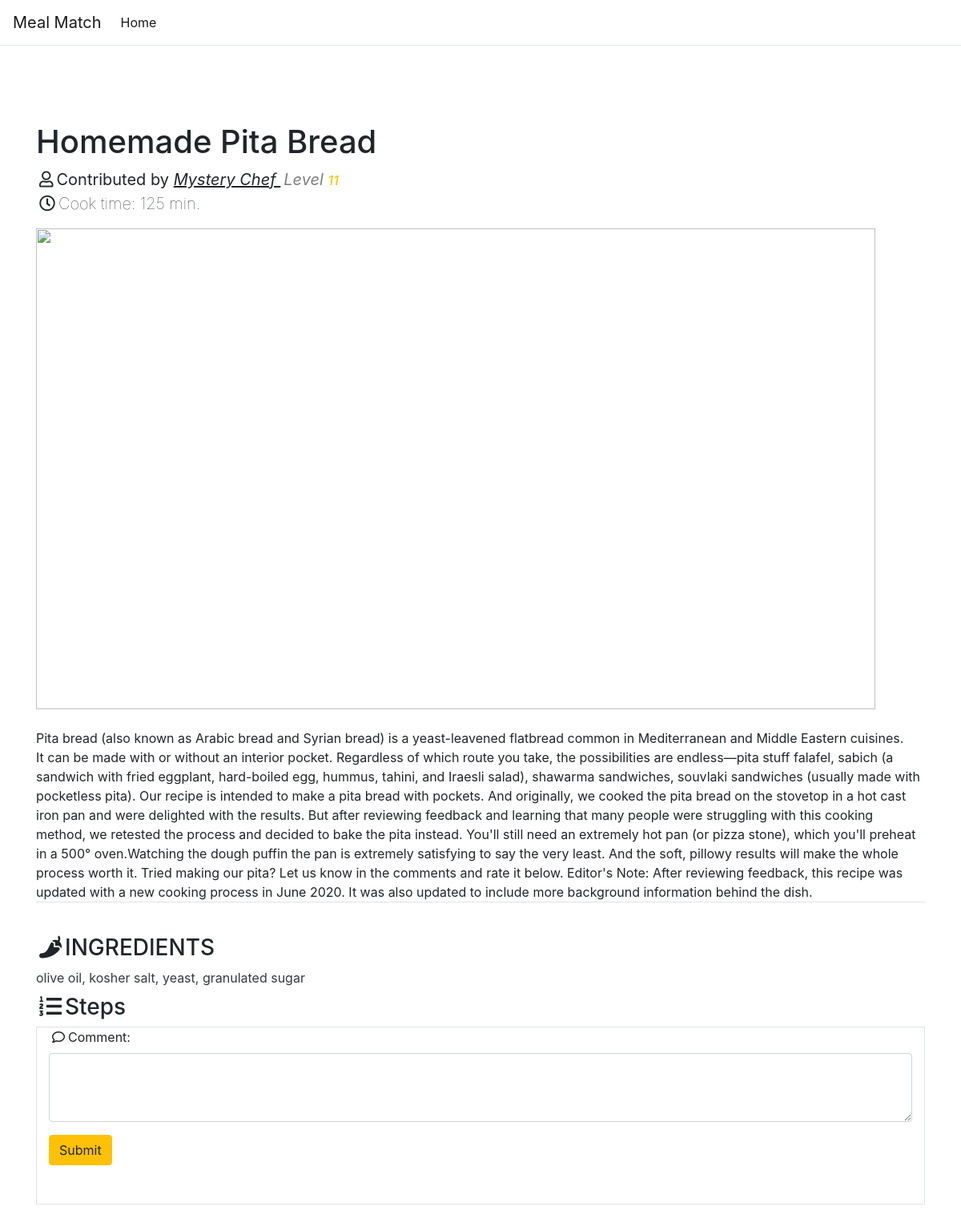
The app's page /recipe/8 with its own data.
### Entities/recipe.py (models this page shows)
class Recipe(db.Model):
    __tablename__ = 'recipes'
    id = db.Column('id', db.Integer, primary_key=True)
    title = db.Column('title', db.String)
    img_link = db.Column('img_link', db.String)
    steps = db.Column('steps', db.String)
    update_time = db.Column('update_time', db.DateTime)
    like = db.Column('like', db.Integer, default=0)
    author = db.Column('author', db.Integer)
    cook_time = db.Column('cook_time', db.Integer)
    describe = db.Column('describe', db.String)
    img_type = db.Column('img_type', db.String)

### Entities/user.py (models this page shows)
class User(db.Model):
    __tablename__ = 'users'
    id = db.Column('id', db.Integer, primary_key=True, autoincrement=True)
    username = db.Column('username', db.String)
    password = db.Column('password', db.String)
    email = db.Column('email', db.String)
    exp = db.Column('exp', db.Integer, default=0)
    visit_time = db.Column('visit_time', db.DateTime)
    max_exp = db.Column('max_exp', db.Integer, default=0)

### Service/Recipe/__init__.py (the view)
@recipe_bp.route('/recipe/<rec_id>', methods=['GET'])
def rec_detail(rec_id):
    dish = Recipe.query.filter_by(id=rec_id).first()
    if not dish:
        return {'res': False}, 404
    author = User.query.filter_by(id=dish.author).first()
    ing_res = []
    ing_ids = RecIng.query.filter_by(recipe=dish.id).all()
    if ing_ids:
        ingredients = Ingredient.query.filter(Ingredient.id.in_([ing.ingredient for ing in ing_ids])).all()
        if ingredients:
            ing_res = [ing.name for ing in ingredients]
    img_link = dish.img_link.split('?')[0]
    if dish.img_type != 'link':
        img_link = '/' + img_link
    data = {
        'user_id': session.get('id'),
        'recipe_id': dish.id,
        'author': author.username,
        'lv': author.exp//100 + 1,
        'title': dish.title,
        'time': dish.cook_time,
        'img_link': img_link,
        'describe': dish.describe,
        'steps': dish.steps,
        'ingredients': ', '.join(ing_res),
    }
    return render_template('dish.html', **data)

### UI/Templates/dish.html (shortened to what this page needs)
<!doctype html>
<html lang="ZH">
<head>
    <link rel="stylesheet" href="../../Static/css/bootstrap.min.css">
    <link rel="stylesheet" href="../../Static/css/all.min.css">
</head>
<body>
<nav class="navbar navbar-expand-lg navbar-light border-bottom" >
    <a class="navbar-brand" href="/">Meal Match</a>
    <div class="collapse navbar-collapse" id="navbarSupportedContent">
        <ul class="navbar-nav mr-auto">
            <li class="nav-item active">
                <a class="nav-link" href="/">Home <span class="sr-only">(current)</span></a>
            </li>
        </ul>
    </div>
</nav>
<br>
<br>
<br>
<br>
<div class="container">
    <blockquote class="blockquote">
        <p class="h1">{{title}}</p>
        <i class="far fa-user mx-1"></i>Contributed by <cite title="Source Title"><u>{{ author }} <a class="mx-1 text-black-50 d-inline-block">  Level <small class="text-warning border-warning h6">{{lv}}</small></a></u></cite>
        <p class="font-weight-lighter"><i class="far fa-clock mx-1"></i>Cook time: {{hour}}{{time}} min.</p>
    </blockquote>
    <img src="{{img_link}}" width="1048px" height="600px">
    <br>
    <br>
    <p class="text-body border-bottom mb-3">{{describe}}</p>
    <br>
            <div class="h3"><i class="fas fa-pepper-hot mx-1"></i>INGREDIENTS</div>
            <p class="mb-2 text-dark">
                {{ingredients}}
            </p>
            <div class="h3"><i class="fas fa-list-ol mx-1"></i>Steps</div>
    <div class="container border mt-2">
        <div class="form-group">
            <label for="comment"><i class="far fa-comment mx-1"></i>Comment:</label>
            <textarea class="form-control" id="comment" rows="3"></textarea>
        </div>
        <button type="button" class="btn btn-warning" id="submit">Submit</button>
            <br>
            <br>
            <br>
    </div>
</div>
<br>
<br>
<br>
</body>
</html>

### records on screen
Recipe: title "Homemade Pita Bread", describe "Pita bread (also known as Arabic bread and Syrian bread) is a yeast-leavened flatbread common in Mediterranean and Middle Eastern cuisines. It can be made with or without an interior pocket. Regardless of which route you take, the possibilities are endless—pita stuff falafel, sabich (a sandwich with fried eggplant, hard-boiled egg, hummus, tahini, and Iraesli salad), shawarma sandwiches, souvlaki sandwiches (usually made with pocketless pita). Our recipe is intended to make a pita bread with pockets. And originally, we cooked the pita bread on the stovetop in a hot cast iron pan and were delighted with the results. But after reviewing feedback and learning that many people were struggling…"
User: username "Mystery Chef"

### other values on screen
{{ lv }} "11"
{{ time }} "125"
{{ ingredients }} "olive oil, kosher salt, yeast, granulated sugar"
